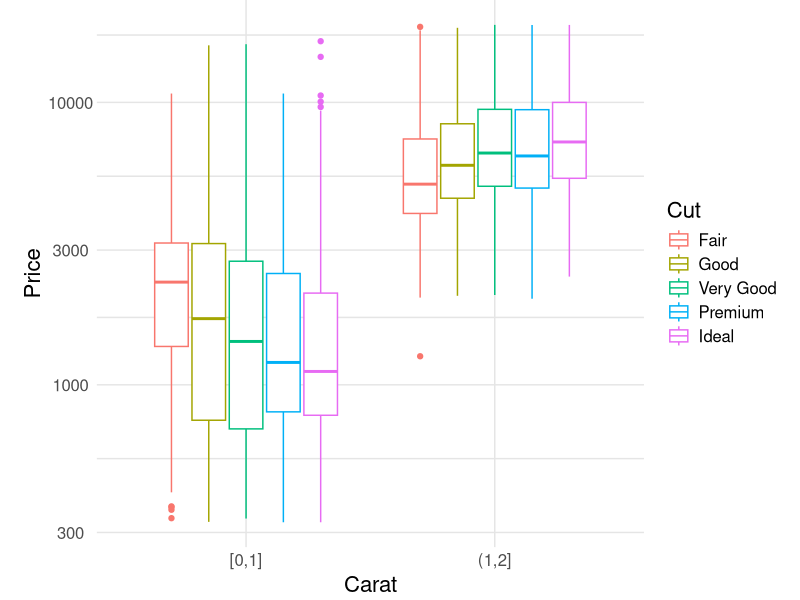
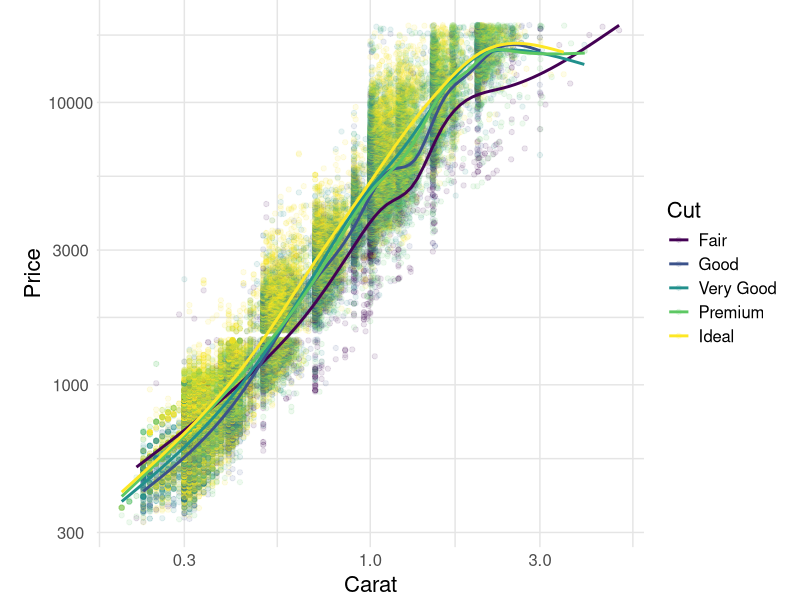
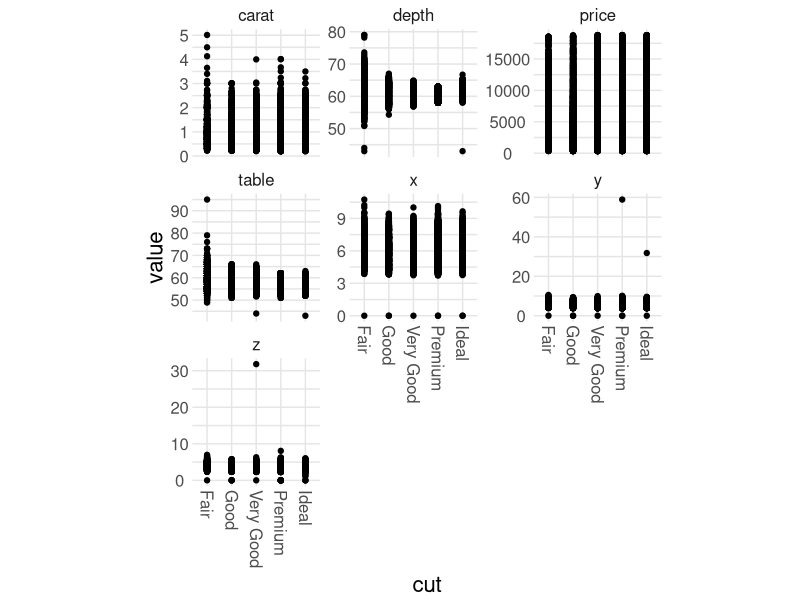
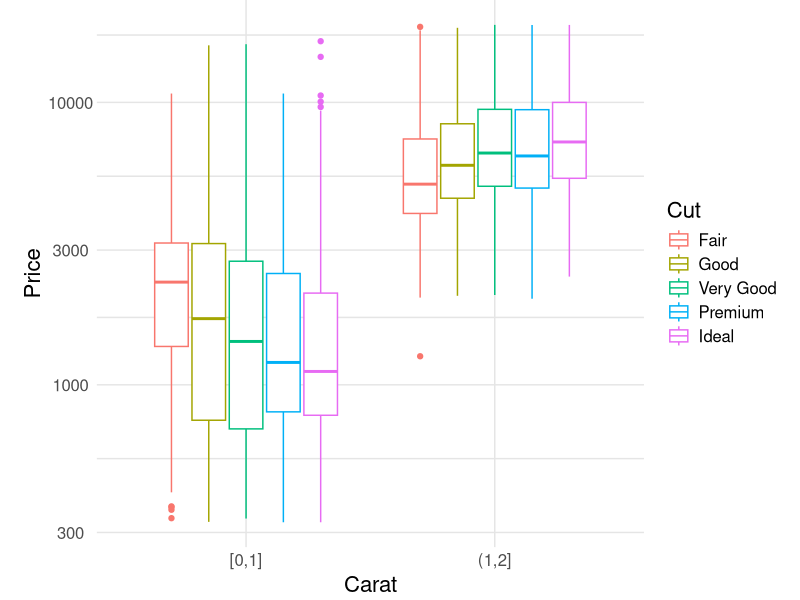
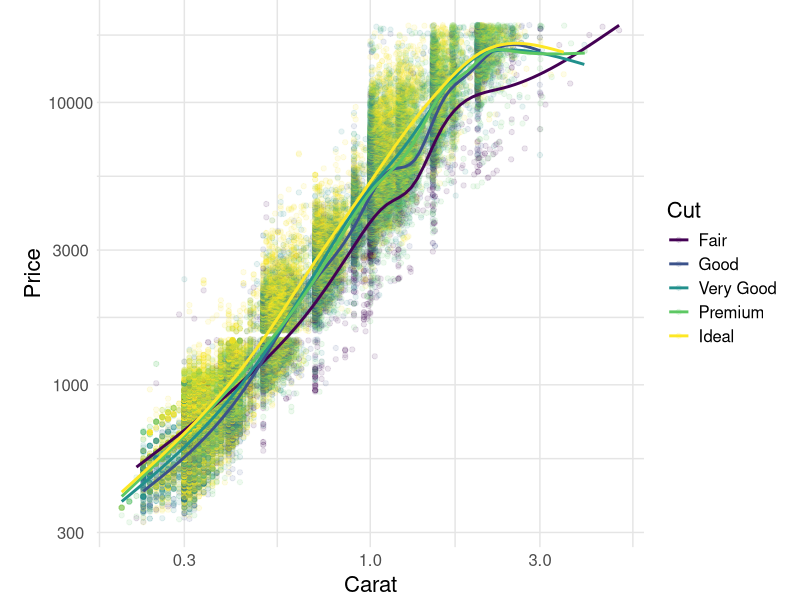
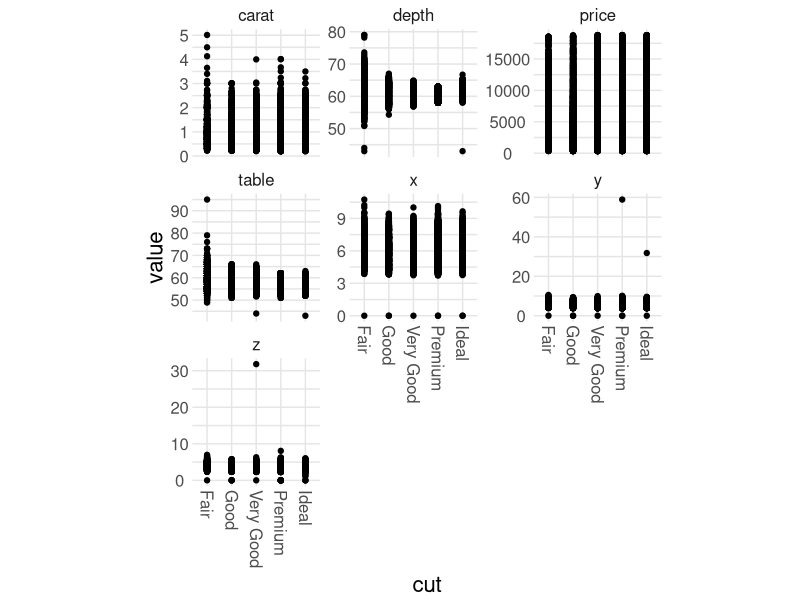

The R script that drew these images, in order:
## ---- chunk 1
## NOTE: No need to edit, just some setup
library(tidyverse)
## My personal "common theme" for presentation-ready graphs
theme_common <- function() {
  theme_minimal() %+replace%
  theme(
    axis.text.x = element_text(size = 12),
    axis.text.y = element_text(size = 12),
    axis.title.x = element_text(margin = margin(4, 4, 4, 4), size = 16),
    axis.title.y = element_text(margin = margin(4, 4, 4, 4), size = 16, angle = 90),

    legend.title = element_text(size = 16),
    legend.text = element_text(size = 12),

    strip.text.x = element_text(size = 12),
    strip.text.y = element_text(size = 12),

    panel.grid.major = element_line(color = "grey90"),
    panel.grid.minor = element_line(color = "grey90"),

    aspect.ratio = 4 / 4,

    plot.margin = unit(c(t = +0, b = +0, r = +0, l = +0), "cm"),
    plot.title = element_text(size = 18, hjust = 0),
    plot.subtitle = element_text(size = 16),
    plot.caption = element_text(size = 12)
  )
}
## ---- chunk 2
diamonds %>%
  filter(carat <= 2) %>%

  ggplot(
    aes(
      cut_width(carat, width = 1, center = 0.5),
      price,
      color = cut
    )
  ) +
  geom_boxplot() +
  scale_y_log10() +
  scale_color_discrete(name = "Cut") +
  theme_common() +
  labs(
    x = "Carat",
    y = "Price"
  )
# solution-begin
ggsave("./images/e-comm01-story-basics-fig1.png")
# solution-end
## ---- chunk 3
diamonds %>%

  ggplot(aes(carat, price, color = cut)) +
  geom_point(alpha = 1 / 10) +
  geom_smooth(se = FALSE) +
  scale_x_log10() +
  scale_y_log10() +
  ## scale_color_discrete(name = "Cut") +
  viridis::scale_color_viridis(discrete = TRUE, name = "Cut") +
  theme_common() +
  labs(
    x = "Carat",
    y = "Price"
  )
# solution-begin
ggsave("./images/e-comm01-story-basics-fig2.png")
# solution-end
## ---- chunk 4
diamonds %>%
  pivot_longer(
    c(carat, depth, table, price, x, y, z),
    names_to = "variable",
    values_to = "value"
  ) %>%

  ggplot() +
  geom_point(aes(cut, value)) +
  facet_wrap(~variable, scale = "free_y") +
  theme_common() +
  theme(axis.text.x = element_text(angle = 270, hjust = 0))
# solution-begin
ggsave("./images/e-comm01-story-basics-fig3.png")
# solution-end
